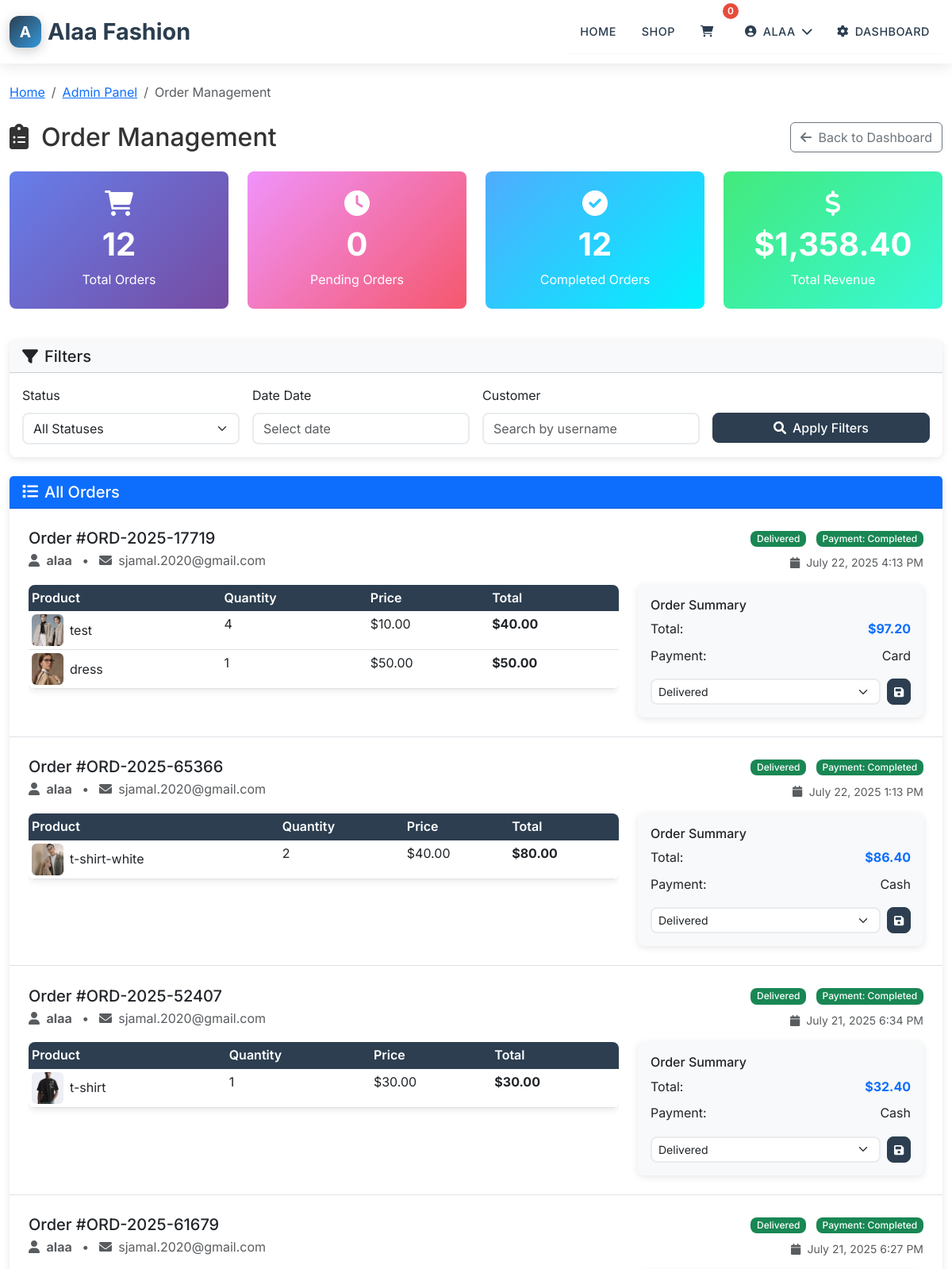
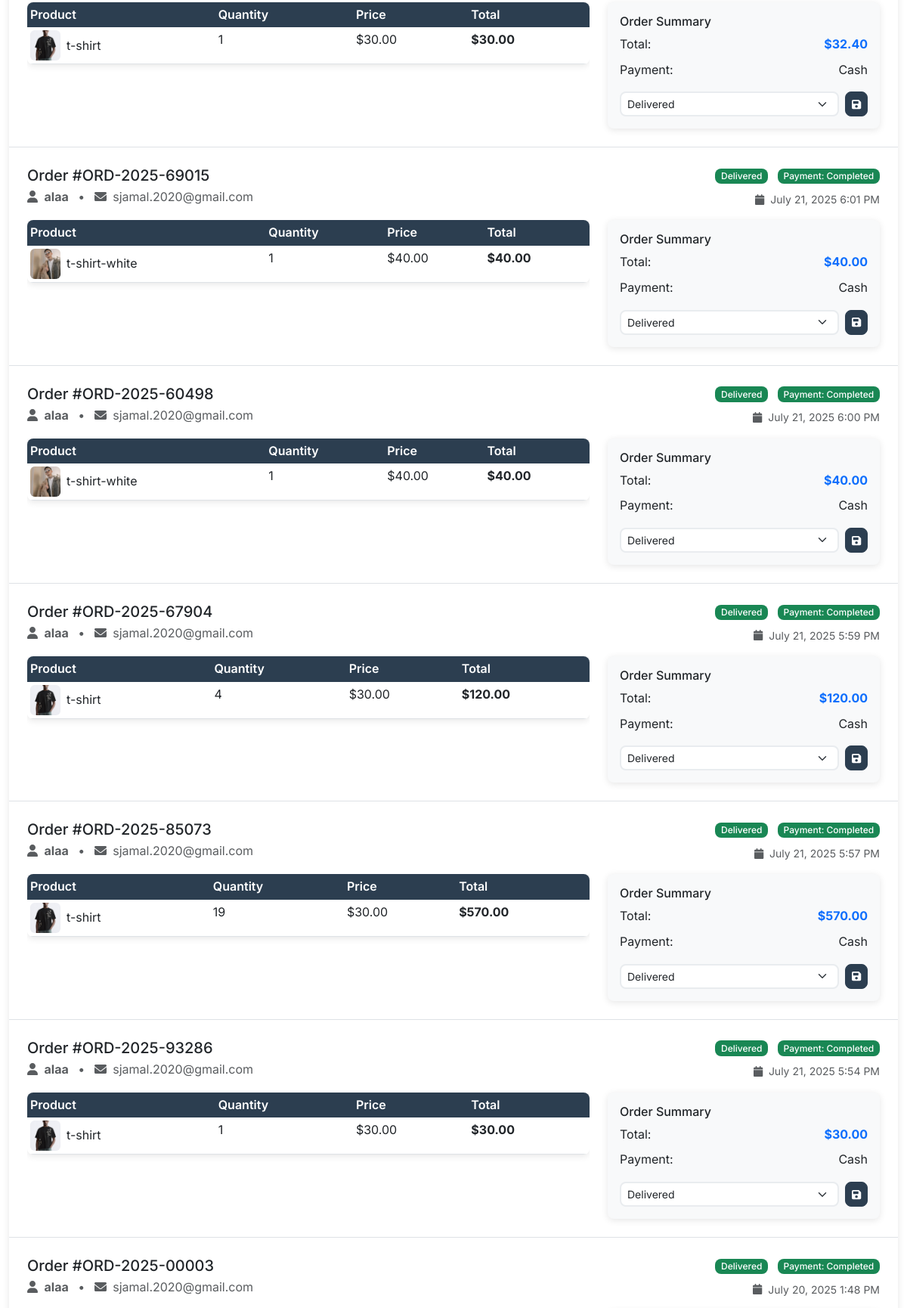
Page /admin_orders.php (signed in, upper part) on the committed database (2 pictures, top to bottom).
### tables this page shows
CREATE TABLE `orders` (
  `id` int(11) NOT NULL,
  `order_number` varchar(50) NOT NULL,
  `user_id` int(11) DEFAULT NULL,
  `total` decimal(10,2) DEFAULT NULL,
  `status` varchar(50) DEFAULT 'processing',
  `payment_status` varchar(50) DEFAULT 'pending',
  `payment_method` varchar(50) DEFAULT 'cash',
  `shipping_method` varchar(50) DEFAULT 'standard',
  `shipping_address` text DEFAULT NULL,
  `created_at` datetime DEFAULT current_timestamp()
);

CREATE TABLE `users` (
  `id` int(11) NOT NULL,
  `username` varchar(100) NOT NULL,
  `email` varchar(100) NOT NULL,
  `password` varchar(255) NOT NULL,
  `role` enum('user','admin') DEFAULT 'user',
  `created_at` timestamp NOT NULL DEFAULT current_timestamp(),
  `updated_at` timestamp NOT NULL DEFAULT current_timestamp() ON UPDATE current_timestamp()
);

CREATE TABLE `order_items` (
  `id` int(11) NOT NULL,
  `order_id` int(11) DEFAULT NULL,
  `product_id` int(11) DEFAULT NULL,
  `price` decimal(10,2) DEFAULT NULL,
  `quantity` int(11) DEFAULT NULL
);

CREATE TABLE `products` (
  `id` int(11) NOT NULL,
  `name` varchar(255) NOT NULL,
  `description` text DEFAULT NULL,
  `price` decimal(10,2) DEFAULT NULL,
  `image` varchar(255) DEFAULT NULL,
  `category_id` int(11) DEFAULT NULL,
  `subcategory_id` int(11) DEFAULT NULL,
  `classification` enum('new','used','best_seller') DEFAULT NULL,
  `model_year` year(4) DEFAULT NULL,
  `gender` enum('men','women','kids','') NOT NULL DEFAULT '',
  `created_at` timestamp NOT NULL DEFAULT current_timestamp(),
  `stock_status` enum('in_stock','low_stock','out_of_stock') NOT NULL DEFAULT 'in_stock',
  `stock_quantity` int(11) NOT NULL DEFAULT 0
);

### admin_orders.php (the view, shortened to what this page needs)
<?php
include 'includes/db.php';
$date_filter = $_GET['date'] ?? '';
$user_filter = $_GET['user'] ?? '';
$where_conditions = [];
$where_clause = $where_conditions ? 'WHERE ' . implode(' AND ', $where_conditions) : '';
$query = "
    SELECT orders.*, users.username, users.email
    FROM orders
    JOIN users ON orders.user_id = users.id
    $where_clause
    ORDER BY orders.created_at DESC
";
$stmt = $conn->prepare($query);
$stmt->execute();
$orders = $stmt->get_result();
$total_orders = $conn->query("SELECT COUNT(*) as count FROM orders")->fetch_assoc()['count'];
$pending_orders = $conn->query("SELECT COUNT(*) as count FROM orders WHERE status = 'processing'")->fetch_assoc()['count'];
$completed_orders = $conn->query("SELECT COUNT(*) as count FROM orders WHERE status = 'delivered'")->fetch_assoc()['count'];
$total_revenue = $conn->query("SELECT SUM(total) as revenue FROM orders WHERE payment_status = 'completed'")->fetch_assoc()['revenue'] ?? 0;
include 'includes/header.php';
?>
<div class="container py-4">
    <nav aria-label="breadcrumb" class="mb-4">
        <ol class="breadcrumb">
            <li class="breadcrumb-item"><a href="index.php">Home</a></li>
            <li class="breadcrumb-item"><a href="admin_panel.php">Admin Panel</a></li>
            <li class="breadcrumb-item active">Order Management</li>
        </ol>
    </nav>
    <div class="row">
        <div class="col-12">
            <div class="d-flex justify-content-between align-items-center mb-4">
                <h1 class="h2 mb-0">
                    <i class="fas fa-clipboard-list me-3"></i>Order Management
                </h1>
                <a href="admin_panel.php" class="btn btn-outline-secondary">
                    <i class="fas fa-arrow-left me-2"></i>Back to Dashboard
                </a>
            </div>
        </div>
    </div>
    <div class="row mb-4">
        <div class="col-md-3 mb-3">
            <div class="stat-card">
                <i class="fas fa-shopping-cart fa-2x mb-2"></i>
                <h3><?= $total_orders ?></h3>
                <p class="mb-0">Total Orders</p>
            </div>
        </div>
        <div class="col-md-3 mb-3">
            <div class="stat-card" style="background: linear-gradient(135deg, #f093fb 0%, #f5576c 100%);">
                <i class="fas fa-clock fa-2x mb-2"></i>
                <h3><?= $pending_orders ?></h3>
                <p class="mb-0">Pending Orders</p>
            </div>
        </div>
        <div class="col-md-3 mb-3">
            <div class="stat-card" style="background: linear-gradient(135deg, #4facfe 0%, #00f2fe 100%);">
                <i class="fas fa-check-circle fa-2x mb-2"></i>
                <h3><?= $completed_orders ?></h3>
                <p class="mb-0">Completed Orders</p>
            </div>
        </div>
        <div class="col-md-3 mb-3">
            <div class="stat-card" style="background: linear-gradient(135deg, #43e97b 0%, #38f9d7 100%);">
                <i class="fas fa-dollar-sign fa-2x mb-2"></i>
                <h3>$<?= number_format($total_revenue, 2) ?></h3>
                <p class="mb-0">Total Revenue</p>
            </div>
        </div>
    </div>
    <div class="card mb-4">
        <div class="card-header bg-light">
            <h5 class="mb-0">
                <i class="fas fa-filter me-2"></i>Filters
            </h5>
        </div>
        <div class="card-body">
            <form method="get" class="row g-3">
                <div class="col-md-3">
                    <label for="status" class="form-label">Status</label>
                    <select class="form-select" id="status" name="status">
                        <option value="">All Statuses</option>
                    </select>
                </div>
                <div class="col-md-3">
                    <label for="date" class="form-label">Date</label>
                      <label for="date" class="form-label">Date</label>
            <input type="text" class="form-control" id="date" name="date"
                   value="<?= htmlspecialchars($date_filter) ?>" placeholder="Select date">
                </div>
                <div class="col-md-3">
                    <label for="user" class="form-label">Customer</label>
                    <input type="text" class="form-control" id="user" name="user"
                           placeholder="Search by username" value="<?= htmlspecialchars($user_filter) ?>">
                </div>
                <div class="col-md-3">
                    <label class="form-label">&nbsp;</label>
                    <div class="d-grid">
                        <button type="submit" class="btn btn-primary">
                            <i class="fas fa-search me-2"></i>Apply Filters
                        </button>
                    </div>
                </div>
            </form>
        </div>
    </div>
    <div class="card">
        <div class="card-header bg-primary text-white">
            <h5 class="mb-0">
                <i class="fas fa-list me-2"></i>All Orders
            </h5>
        </div>
        <div class="card-body p-0">
            <?php if ($orders->num_rows === 0): ?>
                <div class="text-center py-5">
                    <i class="fas fa-inbox fa-4x text-muted mb-3"></i>
                    <h4>No Orders Found</h4>
                    <p class="text-muted">No orders match your current filters.</p>
                </div>
            <?php else: ?>
                <?php while($order = $orders->fetch_assoc()): ?>
                    <div class="border-bottom p-4">
                        <div class="row align-items-center mb-3">
                            <div class="col-md-6">
                                <h5 class="mb-1">
                                    Order #<?= htmlspecialchars($order['order_number'] ?? $order['id']) ?>
                                </h5>
                                <div class="text-muted">
                                    <i class="fas fa-user me-1"></i>
                                    <strong><?= htmlspecialchars($order['username']) ?></strong>
                                    <span class="mx-2">•</span>
                                    <i class="fas fa-envelope me-1"></i>
                                    <?= htmlspecialchars($order['email']) ?>
                                </div>
                            </div>
                            <div class="col-md-6 text-md-end">
                                <div class="mb-2">
                                    <?php
                                    $status_classes = [
                                        'processing' => 'bg-info',
                                        'shipped' => 'bg-warning',
                                        'delivered' => 'bg-success',
                                        'cancelled' => 'bg-danger'
                                    ];
                                    $status_class = $status_classes[$order['status']] ?? 'bg-secondary';
                                    ?>
                                    <span class="badge <?= $status_class ?> me-2">
                                        <?= ucfirst($order['status']) ?>
                                    </span>
                                    <?php
                                    $payment_classes = [
                                        'completed' => 'bg-success',
                                        'pending' => 'bg-warning',
                                        'failed' => 'bg-danger'
                                    ];
                                    $payment_class = $payment_classes[$order['payment_status']] ?? 'bg-secondary';
                                    ?>
                                    <span class="badge <?= $payment_class ?>">
                                        Payment: <?= ucfirst($order['payment_status']) ?>
                                    </span>
                                </div>
                                <div class="text-muted small">
                                    <i class="fas fa-calendar me-1"></i>
                                    <?php
                                    $months = [
                                        1 => 'January', 2 => 'February', 3 => 'March', 4 => 'April',
                                        5 => 'May', 6 => 'June', 7 => 'July', 8 => 'August',
                                        9 => 'September', 10 => 'October', 11 => 'November', 12 => 'December'
                                    ];
                                    $date = new DateTime($order['created_at']);
                                    $month = $months[(int)$date->format('n')];
                                    echo $month . ' ' . $date->format('j, Y g:i A');
                                    ?>
                                </div>
                            </div>
                        </div>
                        <div class="row">
                            <div class="col-md-8">
                                <?php
                                $items_stmt = $conn->prepare("
                                    SELECT products.name, products.image, order_items.quantity, order_items.price
                                    FROM order_items
                                    JOIN products ON products.id = order_items.product_id
                                    WHERE order_items.order_id = ?
                                ");
                                $items_stmt->bind_param("i", $order['id']);
                                $items_stmt->execute();
                                $items = $items_stmt->get_result();
                                ?>
                                <div class="table-responsive">
                                    <table class="table table-sm">
                                        <thead>
                                            <tr>
                                                <th>Product</th>
                                                <th>Quantity</th>
                                                <th>Price</th>
                                                <th>Total</th>
                                            </tr>
                                        </thead>
                                        <tbody>
                                            <?php while($item = $items->fetch_assoc()): ?>
                                                <tr>
                                                    <td>
                                                        <div class="d-flex align-items-center">
                                                            <img src="uploads/<?= $item['image'] ?>"
                                                                 alt="<?= htmlspecialchars($item['name']) ?>"
                                                                 class="rounded me-2" style="width: 40px; height: 40px; object-fit: cover;">
                                                            <span><?= htmlspecialchars($item['name']) ?></span>
                                                        </div>
                                                    </td>
                                                    <td><?= $item['quantity'] ?></td>
                                                    <td>$<?= number_format($item['price'], 2) ?></td>
                                                    <td><strong>$<?= number_format($item['price'] * $item['quantity'], 2) ?></strong></td>
                                                </tr>
                                            <?php endwhile; ?>
                                        </tbody>
                                    </table>
                                </div>
                            </div>
                            <div class="col-md-4">
                                <div class="card bg-light">
                                    <div class="card-body">
                                        <h6>Order Summary</h6>
                                        <div class="d-flex justify-content-between mb-2">
                                            <span>Total:</span>
                                            <strong class="text-primary">$<?= number_format($order['total'], 2) ?></strong>
                                        </div>
                                        <div class="d-flex justify-content-between mb-3">
                                            <span>Payment:</span>
                                            <span><?= ucfirst($order['payment_method']) ?></span>
                                        </div>
                                        <form method="post" class="d-flex gap-2">
                                            <select name="status" class="form-select form-select-sm">
                                                <option value="delivered" <?= $order['status'] === 'delivered' ? 'selected' : '' ?>>Delivered</option>
                                            </select>
                                            <button type="submit" name="update_status" class="btn btn-primary btn-sm">
                                                <i class="fas fa-save"></i>
                                            </button>
                                        </form>
                                    </div>
                                </div>
                            </div>
                        </div>
                    </div>
                <?php endwhile; ?>
            <?php endif; ?>
        </div>
    </div>
</div>
<?php include 'includes/footer.php'; ?>
</body>
</html>

### rows in the picture
orders: order_number "ORD-2025-17719", user.username "alaa", user.email "sjamal.2020@gmail.com", status "Delivered", payment_status "Completed", created_at "July", created_at "22, 2025 4:13 PM", total "97.20", payment_method "Card"
order_items: product.name (picture), product.name "test", quantity "4", price "10.00", $item['price'] * $item['quantity'] "40.00"
order_items: product.image (picture), product.name "dress", quantity "1", price "50.00", $item['price']*$item['quantity'] "50.00"
orders: order_number "ORD-2025-65366", user.username "alaa", user.email "sjamal.2020@gmail.com", status "Delivered", payment_status "Completed", created_at "July", created_at "22, 2025 1:13 PM", total "86.40", payment_method "Cash"
order_items: product.image (picture), product.name "t-shirt-white", quantity "2", price "40.00", $item['price'] * $item['quantity'] "80.00"
orders: order_number "ORD-2025-52407", user.username "alaa", user.email "sjamal.2020@gmail.com", status "Delivered", payment_status "Completed", created_at "July", created_at "21, 2025 6:34 PM", total "32.40", payment_method "Cash"
order_items: product.image (picture), product.name "t-shirt", quantity "1", price "30.00", $item['price']*$item['quantity'] "30.00"
orders: order_number "ORD-2025-61679", user.username "alaa", user.email "sjamal.2020@gmail.com", status "Delivered", payment_status "Completed", created_at "July", created_at "21, 2025 6:27 PM", total "32.40", payment_method "Cash"
order_items: product.image (picture), product.name "t-shirt", quantity "1", price "30.00", $item['price']*$item['quantity'] "30.00"
orders: order_number "ORD-2025-69015", user.username "alaa", user.email "sjamal.2020@gmail.com", status "Delivered", payment_status "Completed", created_at "July", created_at "21, 2025 6:01 PM", total "40.00", payment_method "Cash"
order_items: product.image (picture), product.name "t-shirt-white", quantity "1", price "40.00", $item['price']*$item['quantity'] "40.00"
orders: order_number "ORD-2025-60498", user.username "alaa", user.email "sjamal.2020@gmail.com", status "Delivered", payment_status "Completed", created_at "July", created_at "21, 2025 6:00 PM", total "40.00", payment_method "Cash"
order_items: product.image (picture), product.name "t-shirt-white", quantity "1", price "40.00", $item['price']*$item['quantity'] "40.00"
orders: order_number "ORD-2025-67904", user.username "alaa", user.email "sjamal.2020@gmail.com", status "Delivered", payment_status "Completed", created_at "July", created_at "21, 2025 5:59 PM", total "120.00", payment_method "Cash"
order_items: product.image (picture), product.name "t-shirt", quantity "4", price "30.00", $item['price'] * $item['quantity'] "120.00"
orders: order_number "ORD-2025-85073", user.username "alaa", user.email "sjamal.2020@gmail.com", status "Delivered", payment_status "Completed", created_at "July", created_at "21, 2025 5:57 PM", total "570.00", payment_method "Cash"
order_items: product.image (picture), product.name "t-shirt", quantity "19", price "30.00", $item['price'] * $item['quantity'] "570.00"
orders: order_number "ORD-2025-93286", user.username "alaa", user.email "sjamal.2020@gmail.com", status "Delivered", payment_status "Completed", created_at "July", created_at "21, 2025 5:54 PM", total "30.00", payment_method "Cash"
order_items: product.image (picture), product.name "t-shirt", quantity "1", price "30.00", $item['price']*$item['quantity'] "30.00"
orders: order_number "ORD-2025-00003", user.username "alaa", user.email "sjamal.2020@gmail.com", status "Delivered", payment_status "Completed", created_at "July", created_at "20, 2025 1:48 PM"

### other values in the picture
$_SESSION['username'] "ALAA"
$total_orders "12"
$pending_orders "0"
$completed_orders "12"
$total_revenue "1,358.40"
